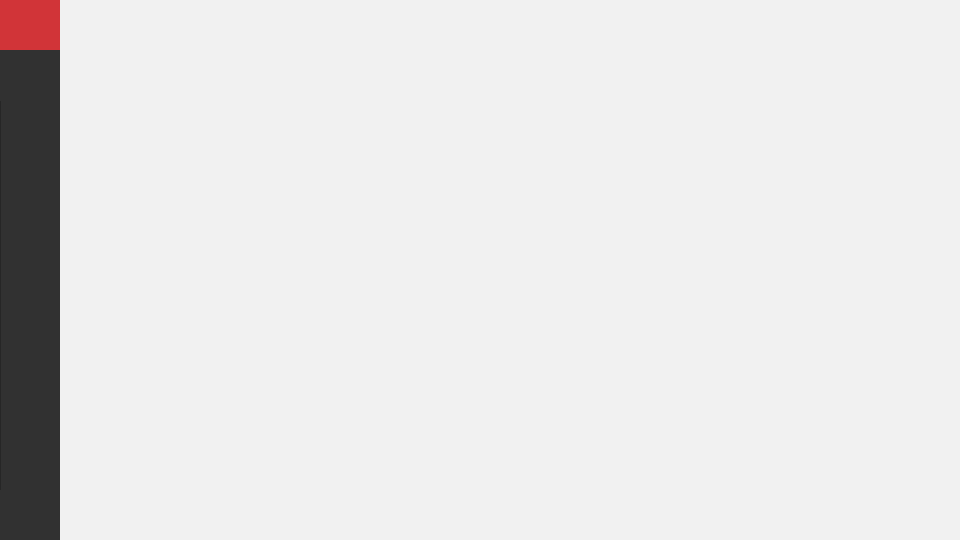
<?xml version="1.0" encoding="UTF-8"?>
<ui version="4.0">
 <class>SurveyForm</class>
 <widget class="QMainWindow" name="SurveyForm">
  <property name="windowModality">
   <enum>Qt::ApplicationModal</enum>
  </property>
  <property name="geometry">
   <rect>
    <x>0</x>
    <y>0</y>
    <width>960</width>
    <height>540</height>
   </rect>
  </property>
  <property name="minimumSize">
   <size>
    <width>960</width>
    <height>540</height>
   </size>
  </property>
  <property name="maximumSize">
   <size>
    <width>960</width>
    <height>540</height>
   </size>
  </property>
  <property name="windowTitle">
   <string>SurveyForm-GUI</string>
  </property>
  <property name="windowIcon">
   <iconset>
    <normalon>C:/Users/ggafiled/Downloads/clipboard.png</normalon>
    <activeon>C:/Users/ggafiled/Downloads/clipboard.png</activeon>
   </iconset>
  </property>
  <property name="autoFillBackground">
   <bool>true</bool>
  </property>
  <widget class="QWidget" name="centralwidget">
   <widget class="QWidget" name="verticalLayoutWidget">
    <property name="geometry">
     <rect>
      <x>0</x>
      <y>-10</y>
      <width>61</width>
      <height>551</height>
     </rect>
    </property>
    <layout class="QVBoxLayout" name="verticalLayout">
     <property name="spacing">
      <number>0</number>
     </property>
     <item>
      <widget class="QFrame" name="frame">
       <property name="autoFillBackground">
        <bool>false</bool>
       </property>
       <property name="styleSheet">
        <string notr="true">background-color:rgb(49, 49, 49);
display:flex;</string>
       </property>
       <property name="frameShape">
        <enum>QFrame::StyledPanel</enum>
       </property>
       <property name="frameShadow">
        <enum>QFrame::Raised</enum>
       </property>
       <widget class="QPushButton" name="btnBar">
        <property name="geometry">
         <rect>
          <x>0</x>
          <y>10</y>
          <width>61</width>
          <height>51</height>
         </rect>
        </property>
        <property name="styleSheet">
         <string notr="true">/*border:1px solid #ffffff;*/
border:none;
background-color:rgb(209, 52, 56);</string>
        </property>
        <property name="text">
         <string/>
        </property>
        <property name="icon">
         <iconset>
          <normaloff>C:/Users/ggafiled/Downloads/menu.png</normaloff>C:/Users/ggafiled/Downloads/menu.png</iconset>
        </property>
        <property name="iconSize">
         <size>
          <width>28</width>
          <height>28</height>
         </size>
        </property>
        <property name="autoDefault">
         <bool>false</bool>
        </property>
        <property name="default">
         <bool>true</bool>
        </property>
       </widget>
       <widget class="QPushButton" name="btnHome">
        <property name="geometry">
         <rect>
          <x>0</x>
          <y>60</y>
          <width>61</width>
          <height>51</height>
         </rect>
        </property>
        <property name="toolTip">
         <string>Home</string>
        </property>
        <property name="styleSheet">
         <string notr="true">/*border:1px solid #ffffff;*/
QPushButton:hover
{
   border:none;
   background-color:rgb(209, 52, 56);
}
QPushButton
{
   border:none;
}</string>
        </property>
        <property name="text">
         <string/>
        </property>
        <property name="icon">
         <iconset>
          <normaloff>C:/Users/ggafiled/Downloads/home.png</normaloff>C:/Users/ggafiled/Downloads/home.png</iconset>
        </property>
        <property name="iconSize">
         <size>
          <width>28</width>
          <height>28</height>
         </size>
        </property>
        <property name="autoDefault">
         <bool>false</bool>
        </property>
        <property name="default">
         <bool>true</bool>
        </property>
       </widget>
       <widget class="QPushButton" name="btnExit">
        <property name="geometry">
         <rect>
          <x>0</x>
          <y>500</y>
          <width>61</width>
          <height>51</height>
         </rect>
        </property>
        <property name="toolTip">
         <string>Exit</string>
        </property>
        <property name="styleSheet">
         <string notr="true">/*border:1px solid #ffffff;*/
QPushButton:hover
{
   border:none;
   background-color:rgb(209, 52, 56);
}
QPushButton
{
   border:none;
}</string>
        </property>
        <property name="text">
         <string/>
        </property>
        <property name="icon">
         <iconset>
          <normaloff>C:/Users/ggafiled/Downloads/exit.png</normaloff>C:/Users/ggafiled/Downloads/exit.png</iconset>
        </property>
        <property name="iconSize">
         <size>
          <width>28</width>
          <height>28</height>
         </size>
        </property>
        <property name="autoDefault">
         <bool>false</bool>
        </property>
        <property name="default">
         <bool>true</bool>
        </property>
       </widget>
      </widget>
     </item>
    </layout>
   </widget>
   <widget class="QMdiArea" name="mdiArea">
    <property name="geometry">
     <rect>
      <x>60</x>
      <y>0</y>
      <width>901</width>
      <height>541</height>
     </rect>
    </property>
    <property name="styleSheet">
     <string notr="true">background-color:#ffffff;</string>
    </property>
    <property name="background">
     <brush brushstyle="SolidPattern">
      <color alpha="255">
       <red>241</red>
       <green>241</green>
       <blue>241</blue>
      </color>
     </brush>
    </property>
   </widget>
  </widget>
 </widget>
 <resources/>
 <connections/>
</ui>
